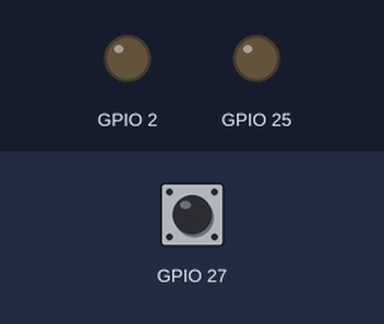
Bench run of a program on a simulated ESP32. Shown: output pins drawn as LEDs (lit = HIGH). Inputs (shaded band) come from the test bench; at power-on: GPIO 27 HIGH.

Above: at 1.2 s.
1.3 s: GPIO 27 pulled LOW for 3.2 s
At 5.6 s:
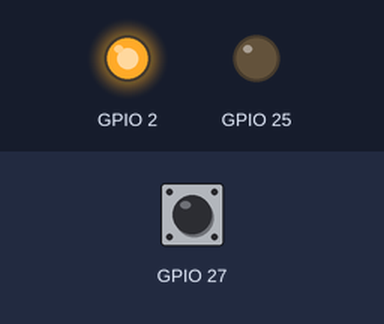
6.0 s: GPIO 27 pulled LOW for 0.15 s
At 7.8 s:
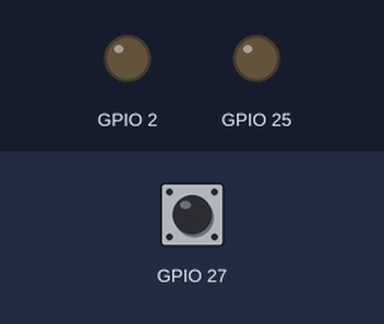
Timing chart, 0 to 9.3 s (numbered marks = the images above; inputs shaded):
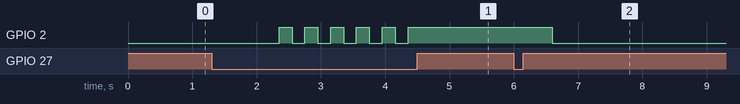

The program:

main.cpp
```cpp
#include <Arduino.h>
#include "LED.h"
#include <OneButton.h>

LED led1(LED1_PIN, LED1_ACT);
LED led2(LED2_PIN, LED2_ACT);
LED *controlledLed = &led1;

void onSingleClick();
void onDoubleClick();
void onLongPressStart();
void onLongPressStop();

OneButton button(BTN_PIN, !BTN_ACT, true);

void setup()
{
    led1.off();
    led2.off();

    button.setPressMs(800);
    button.attachClick(onSingleClick);
    button.attachDoubleClick(onDoubleClick);
    button.attachLongPressStart(onLongPressStart);
    button.attachLongPressStop(onLongPressStop);
}

void loop()
{
    button.tick();
    led1.loop();
    led2.loop();
}

void onSingleClick()
{
    controlledLed->flip();
}

void onDoubleClick()
{
    controlledLed = (controlledLed == &led1) ? &led2 : &led1;
}

void onLongPressStart()
{
    controlledLed->blink(200);
}

void onLongPressStop()
{
    controlledLed->stopBlink();
}
```

Measured:
- after the input at 1.3 s, GPIO 2: alternates HIGH for 0.20 s and LOW for 0.20 s, 11 changes in all, then stays HIGH, starting after 1.1 s
- after the input at 6.0 s, GPIO 2: HIGH → LOW after 0.60 s
